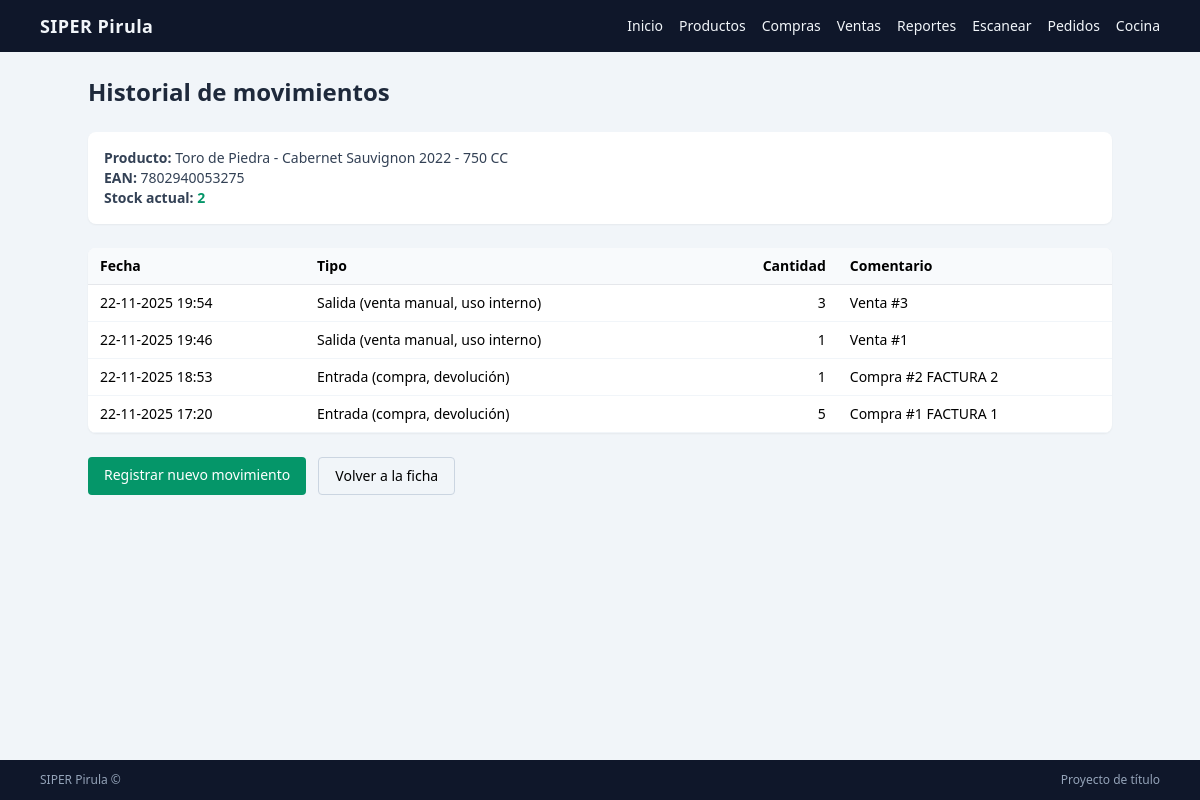
The page /inventario/producto/1/movimientos/ (signed in) on the database as committed earlier.
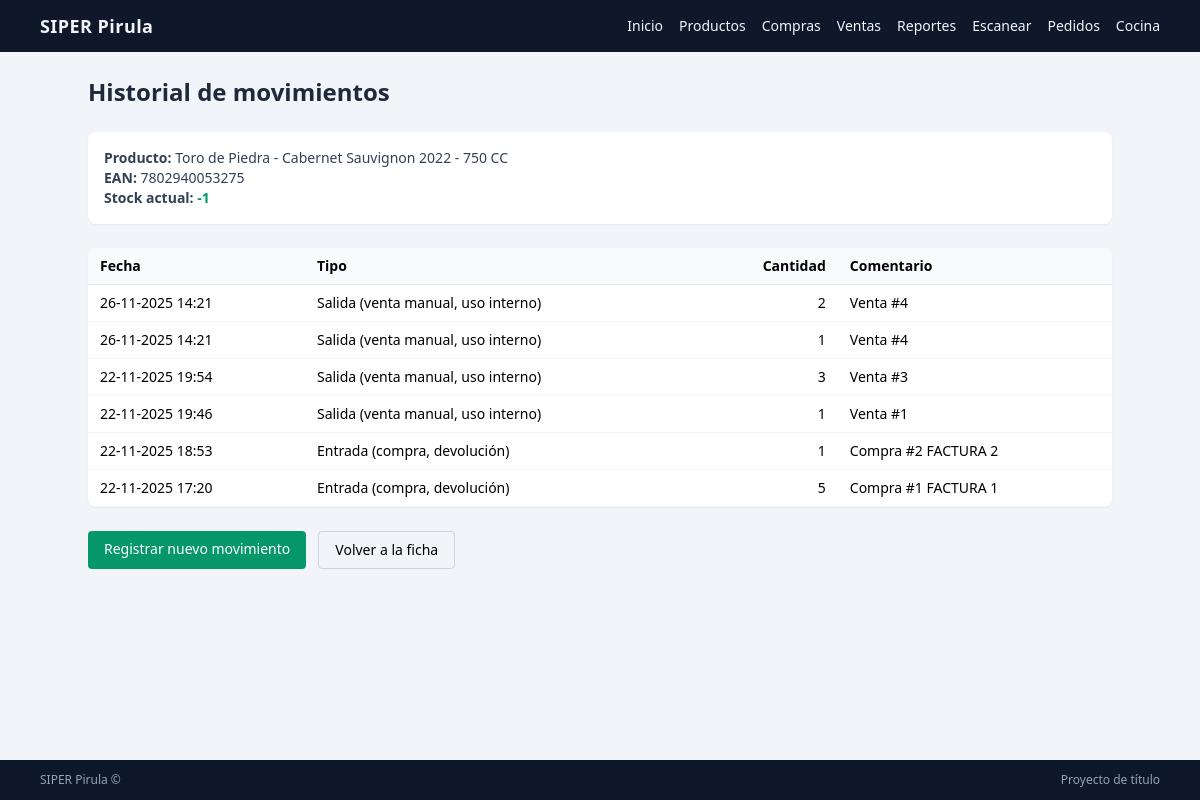
The same page on the database as committed later.
### inventario/models.py (models this page shows, shortened)
class Producto(models.Model):
    negocio = models.ForeignKey(Negocio, on_delete=models.PROTECT)
    sku = models.CharField(max_length=40, blank=True, null=True)
    ean = models.CharField("Código de barras", max_length=40, unique=True)
    nombre = models.CharField(max_length=120)
    categoria = models.ForeignKey(Categoria, on_delete=models.PROTECT)
    precio = models.PositiveIntegerField(default=0, help_text="Precio de venta en pesos chilenos")
    costo = models.PositiveIntegerField(default=0, help_text="Costo en pesos chilenos")
    stock_min = models.IntegerField(default=0)
    ubicacion = models.CharField(max_length=60, blank=True, null=True)
    activo = models.BooleanField(default=True)
    imagen = models.ImageField(
        upload_to="productos/",
        blank=True,
        null=True,
    )
    class Meta:
        db_table = "producto"
    @property
    def stock_actual(self):
        resultado = self.movimientos.aggregate(
            total=Sum(
                Case(
                    When(tipo__in=[MovimientoInventario.TIPO_ENTRADA, MovimientoInventario.TIPO_AJUSTE],
                         then=F("cantidad")),
                    When(tipo__in=[MovimientoInventario.TIPO_SALIDA, MovimientoInventario.TIPO_MERMA],
                         then=-F("cantidad")),
                    default=0,
                    output_field=IntegerField(),
                )
            )
        )
        return resultado["total"] or 0

class MovimientoInventario(models.Model):
    TIPO_ENTRADA = "ENTRADA"
    TIPO_SALIDA = "SALIDA"
    TIPO_AJUSTE = "AJUSTE"
    TIPO_MERMA = "MERMA"
    TIPO_CHOICES = [
        (TIPO_ENTRADA, "Entrada (compra, devolución)"),
        (TIPO_SALIDA, "Salida (venta manual, uso interno)"),
        (TIPO_AJUSTE, "Ajuste (conteo inventario)"),
        (TIPO_MERMA, "Merma (rotura, pérdida)"),
    ]
    producto = models.ForeignKey(
        "Producto",
        on_delete=models.PROTECT,
        related_name="movimientos",
    )
    compra_item = models.ForeignKey(
        "CompraItem",
        on_delete=models.CASCADE,
        null=True,
        blank=True,
        related_name="movimientos",
    )
    venta_item = models.ForeignKey(
        "ventas.VentaItem",
        on_delete=models.CASCADE,
        null=True,
        blank=True,
        related_name="movimientos",
    )
    fecha = models.DateTimeField(auto_now_add=True)
    tipo = models.CharField(max_length=10, choices=TIPO_CHOICES)
    cantidad = models.PositiveIntegerField()
    comentario = models.CharField(max_length=200, blank=True, null=True)
    class Meta:
        db_table = "movimiento_inventario"
        ordering = ["-fecha"]

### inventario/views.py (the view)
# urls.py: path("producto/<int:producto_pk>/movimientos/", views.MovimientoListaView.as_view(),name="movimiento_lista"),
class MovimientoListaView(LoginRequiredMixin, ListView):
    model = MovimientoInventario
    template_name = "inventario/movimiento_stock/movimiento_lista.html"
    context_object_name = "movimientos"
    paginate_by = 25
    def dispatch(self, request, *args, **kwargs):
        negocio = request.user.perfilusuario.negocio
        self.producto = get_object_or_404(
            Producto,
            pk=kwargs["producto_pk"],
            negocio=negocio,
        )
        return super().dispatch(request, *args, **kwargs)
    def get_queryset(self):
        return self.producto.movimientos.all()
    def get_context_data(self, **kwargs):
        context = super().get_context_data(**kwargs)
        context["producto"] = self.producto
        return context

### templates/inventario/movimiento_stock/movimiento_lista.html (shortened to what this page needs)
{% extends "../../core/base.html" %}
{% block content %}
<div class="max-w-5xl mx-auto space-y-6">
    <div>
        <h1 class="text-2xl font-bold text-slate-800">
            Historial de movimientos
        </h1>
    </div>
    <div class="bg-white rounded-lg shadow-sm p-4 text-sm text-slate-700">
        <p><span class="font-semibold">Producto:</span> {{ producto.nombre }}</p>
        <p><span class="font-semibold">EAN:</span> {{ producto.ean }}</p>
        <p><span class="font-semibold">Stock actual:</span>
            <span class="text-emerald-600 font-semibold">{{ producto.stock_actual }}</span>
        </p>
    </div>
    <div class="bg-white rounded-lg shadow-sm overflow-x-auto">
        <table class="min-w-full text-sm">
            <thead class="bg-slate-50">
                <tr>
                    <th class="px-3 py-2 text-left border-b">Fecha</th>
                    <th class="px-3 py-2 text-left border-b">Tipo</th>
                    <th class="px-3 py-2 text-right border-b">Cantidad</th>
                    <th class="px-3 py-2 text-left border-b">Comentario</th>
                </tr>
            </thead>
            <tbody>
                {% for m in movimientos %}
                    <tr class="border-b border-slate-100">
                        <td class="px-3 py-2">{{ m.fecha|date:"d-m-Y H:i" }}</td>
                        <td class="px-3 py-2">{{ m.get_tipo_display }}</td>
                        <td class="px-3 py-2 text-right font-medium">
                            {{ m.cantidad }}
                        </td>
                        <td class="px-3 py-2">
                            {{ m.comentario|default:"—" }}
                        </td>
                    </tr>
                {% empty %}
                    <tr>
                        <td colspan="4" class="px-3 py-4 text-center text-slate-500">
                            No hay movimientos registrados.
                        </td>
                    </tr>
                {% endfor %}
            </tbody>
        </table>
    </div>
    <div class="flex flex-wrap gap-3">
        <a href="{% url 'inventario:movimiento_crear' producto.pk %}"
           class="px-4 py-2 bg-emerald-600 text-white rounded text-sm font-medium hover:bg-emerald-700">
            Registrar nuevo movimiento
        </a>
        <a href="{% url 'inventario:producto_detalle' producto.pk %}"
           class="px-4 py-2 border border-slate-300 rounded text-sm hover:bg-slate-50">
            Volver a la ficha
        </a>
    </div>
</div>
{% endblock %}

Rows that differ between the two databases and show on the page:
computed for Producto: stock_actual "2" → "-1"
added MovimientoInventario: fecha "26-11-2025 14:21", tipo "Salida (venta manual, uso interno)", cantidad "2", comentario "Venta #4"
added MovimientoInventario: fecha "26-11-2025 14:21", tipo "Salida (venta manual, uso interno)", cantidad "1", comentario "Venta #4"
